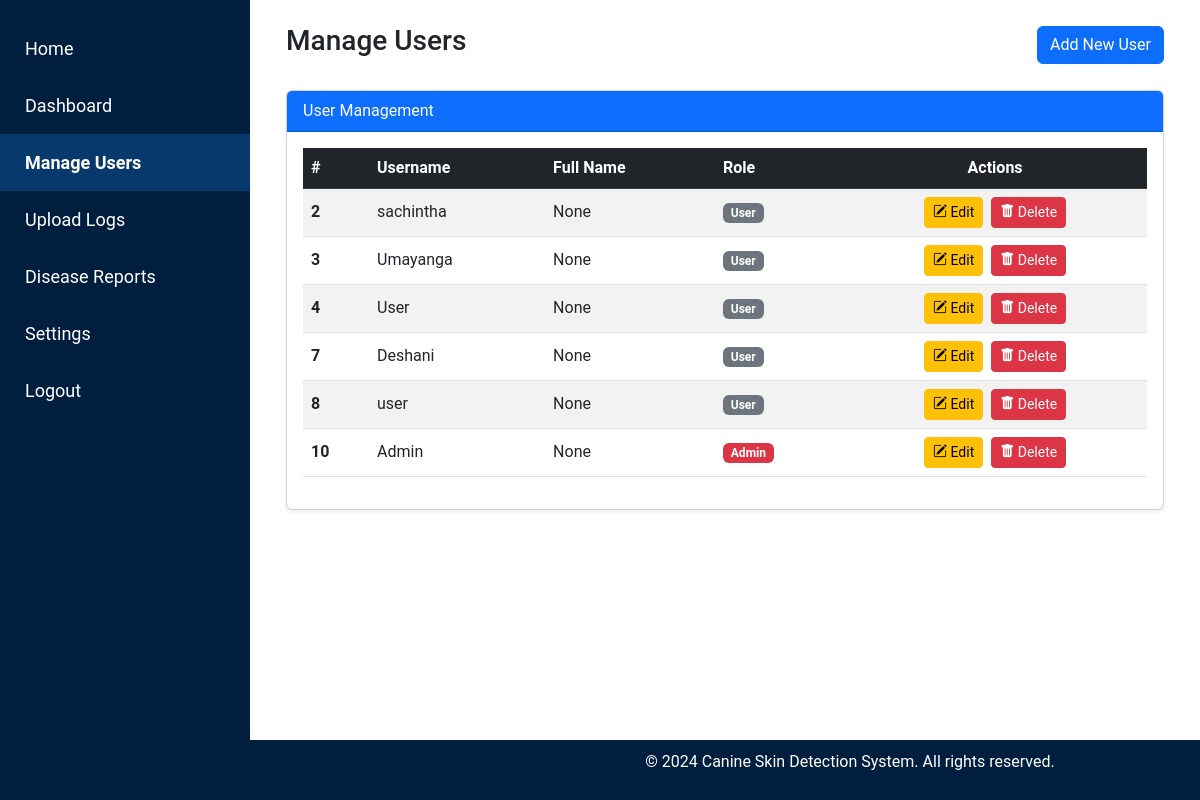
Page /admin/manage_users (signed in) on the earlier database version.
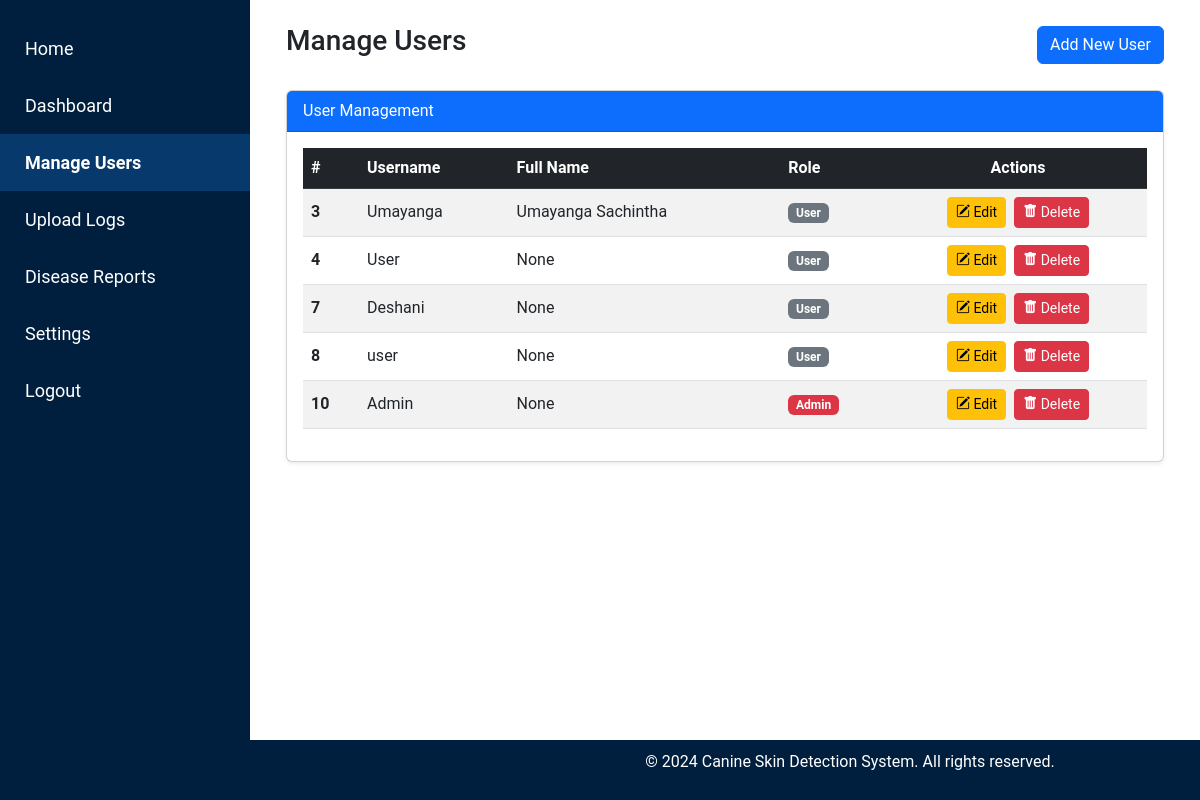
Same page on the later database version.
### tables this page shows
CREATE TABLE users (
    id INTEGER PRIMARY KEY AUTOINCREMENT,
    username TEXT UNIQUE NOT NULL,
    password TEXT NOT NULL
, "role" TEXT NOT NULL DEFAULT 'user', full_name TEXT, dob DATE, nic TEXT, profile_picture TEXT, address TEXT);

### admin.py (the view)
@admin.route('/manage_users')
def manage_users():
    if 'user' not in session or session.get('role') != 'admin':
        flash('Access denied! Admins only.', 'danger')
        return redirect(url_for('index'))
    conn = get_db_connection()
    users = conn.execute('SELECT id, username, full_name, role FROM users').fetchall()
    conn.close()
    return render_template('manage_users.html', users=users)

### db.py (called while the page is built)
def get_db_connection():
    conn = sqlite3.connect('site.db')
    conn.row_factory = sqlite3.Row  # Allows accessing rows as dictionaries
    return conn

### templates/manage_users.html (shortened to what this page needs)
<!DOCTYPE html>
<html lang="en">
<head>
    <link href="https://cdn.jsdelivr.net/npm/bootstrap@5.3.0-alpha1/dist/css/bootstrap.min.css" rel="stylesheet">
    <link rel="stylesheet" href="{{ url_for('static', filename='css/admin_styles.css') }}">
     <link href="https://cdnjs.cloudflare.com/ajax/libs/bootstrap-icons/1.8.1/font/bootstrap-icons.min.css" rel="stylesheet">
</head>
<body>
    {% include 'partials/admin_sidebar.html' %}
    <div class="content p-4">
        <div class="container-fluid">
            <div class="d-flex justify-content-between align-items-center mb-4">
                <h1 class="h3">Manage Users</h1>
                <a href="#" class="btn btn-primary">Add New User</a>
            </div>
            <div class="card shadow-sm">
                <div class="card-header bg-primary text-white">
                    User Management
                </div>
                <div class="card-body">
                    <table class="table table-hover table-striped align-middle">
                        <thead class="table-dark">
                            <tr>
                                <th scope="col">#</th>
                                <th scope="col">Username</th>
                                <th scope="col">Full Name</th>
                                <th scope="col">Role</th>
                                <th scope="col" class="text-center">Actions</th>
                            </tr>
                        </thead>
                        <tbody>
                            {% for user in users %}
                            <tr>
                                <th scope="row">{{ user.id }}</th>
                                <td>{{ user.username }}</td>
                                <td>{{ user.full_name }}</td>
                                <td>
                                    <span class="badge {% if user.role == 'admin' %} bg-danger {% else %} bg-secondary {% endif %}">
                                        {{ user.role | capitalize }}
                                    </span>
                                </td>
                                <td class="text-center">
                                    <a href="{{ url_for('admin.edit_user', user_id=user.id) }}" class="btn btn-sm btn-warning me-1" title="Edit User" data-bs-toggle="tooltip" data-bs-placement="top">
                                        <i class="bi bi-pencil-square"></i> Edit
                                    </a>
                                    <form action="{{ url_for('admin.delete_user', user_id=user.id) }}" method="POST" class="d-inline-block" onsubmit="return confirm('Are you sure you want to delete this user?');">
                                        <button type="submit" class="btn btn-sm btn-danger" title="Delete User" data-bs-toggle="tooltip" data-bs-placement="top">
                                            <i class="bi bi-trash-fill"></i> Delete
                                        </button>
                                    </form>
                                </td>
                            </tr>
                            {% endfor %}
                        </tbody>
                    </table>
                </div>
            </div>
        </div>
    </div>
    {% include 'partials/footer_admin.html' %}
</body>
</html>

### templates/partials/admin_sidebar.html (shortened to what this page needs)
<div class="sidebar">
    <a href="{{ url_for('index') }}" class="{% if request.path == url_for('index') %}active{% endif %}">
         Home
    </a>
    <a href="{{ url_for('admin.admin_dashboard') }}" class="{% if request.path == url_for('admin.admin_dashboard') %}active{% endif %}">
         Dashboard
    </a>
    <a href="{{ url_for('admin.manage_users') }}" class="{% if request.path == url_for('admin.manage_users') %}active{% endif %}">
         Manage Users
    </a>
    <a href="#" class="">
         Upload Logs
    </a>
    <a href="#" class="">
         Disease Reports
    </a>
    <a href="#" class="">
         Settings
    </a>
    <a href="{{ url_for('auth.logout') }}" class="{% if request.path == url_for('auth.logout') %}active{% endif %}">
         Logout
    </a>
</div>

### templates/partials/footer_admin.html
    <footer>
        <p>&copy; 2024 Canine Skin Detection System. All rights reserved.</p>
    </footer>

### static/css/admin_styles.css (style rules this page uses)
body { font-family: 'Roboto', sans-serif; }
.card { margin-bottom: 20px; }
.sidebar { height: 100vh; width: 250px; position: fixed; top: 0; left: 0; background-color: #001f3f; padding-top: 20px; }
.sidebar a { padding: 15px; text-decoration: none; font-size: 18px; color: white; display: block; }
.sidebar a.active { background-color: #08396d; color: white; font-weight: bold; }
.content { margin-left: 250px; padding: 20px; }
footer { background-color: #001f3f; color: white; padding: 10px 0; text-align: center; position: fixed; bottom: 0; width: 100%; left: 250px; }

Differences in the rows shown:
removed users: id "2", username "sachintha", full_name "None", role "User"
changed users "Umayanga": full_name "None" → "Umayanga Sachintha"
